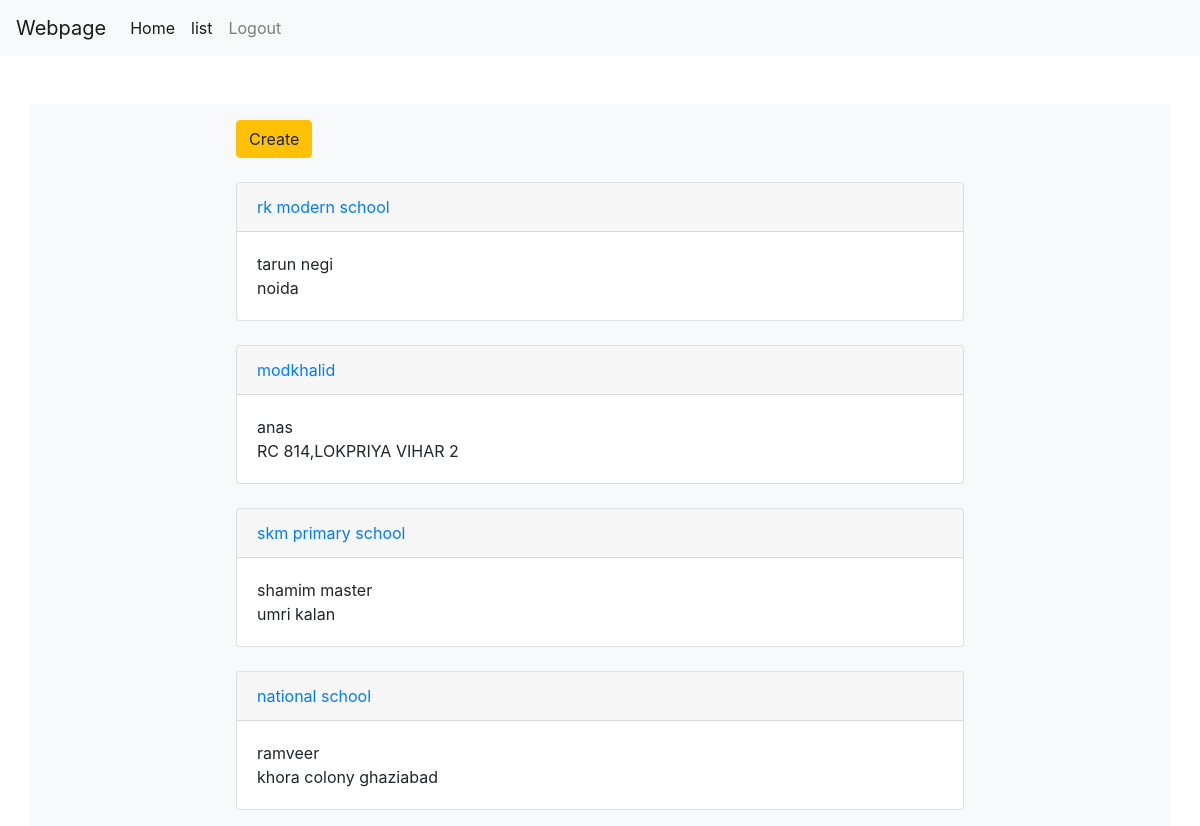
The page /cbv/list/ (signed in) on the database its author committed.
### CBV/models.py (models this page shows, shortened)
class School(models.Model):
    name=models.CharField(max_length=256)
    principal=models.CharField(max_length=256)
    address=models.CharField(max_length=256)

### CBV/views.py (the view)
class MyList(ListView):
    model=models.School

### CBV/templates/CBV/school_list.html
{% extends "CBV/base.html" %}
{%block body_block %}
    <a href="{% url 'cbv:school_create' %}" class="btn btn-warning">Create</a>
    {% for school in school_list.all %}
        <div class="card mt-4">
            <div class="card-header">
                <a href="../detail/{{school.id}}">{{school.name}}</a>
            </div>
            <div class="card-body">
                {{school.principal}}
                <br>
                {{school.address}}
            </div>
        </div>
    {% endfor %}
{% endblock %}

### rows shown on the page
School: name "rk modern school", principal "tarun negi", address "noida"
School: name "modkhalid", principal "anas", address "RC 814,LOKPRIYA VIHAR 2"
School: name "skm primary school", principal "shamim master", address "umri kalan"
School: name "national school", principal "ramveer", address "khora colony ghaziabad"
